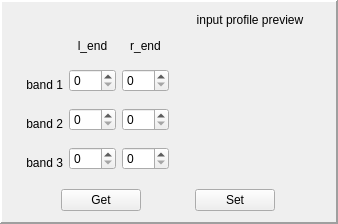
       <widget class="QFrame" name="pin_settings">
        <property name="sizePolicy">
         <sizepolicy hsizetype="Preferred" vsizetype="Preferred">
          <horstretch>0</horstretch>
          <verstretch>0</verstretch>
         </sizepolicy>
        </property>
        <property name="frameShape">
         <enum>QFrame::Panel</enum>
        </property>
        <property name="frameShadow">
         <enum>QFrame::Raised</enum>
        </property>
        <property name="lineWidth">
         <number>2</number>
        </property>
        <layout class="QVBoxLayout" name="verticalLayout_2">
         <item>
          <layout class="QHBoxLayout" name="pin_params">
           <item>
            <layout class="QGridLayout" name="pin_param">
             <item row="2" column="1">
              <widget class="QSpinBox" name="sb_2l">
               <property name="sizePolicy">
                <sizepolicy hsizetype="Fixed" vsizetype="Fixed">
                 <horstretch>0</horstretch>
                 <verstretch>0</verstretch>
                </sizepolicy>
               </property>
               <property name="maximum">
                <number>200</number>
               </property>
               <property name="singleStep">
                <number>5</number>
               </property>
              </widget>
             </item>
             <item row="1" column="0">
              <widget class="QLabel" name="lband_1">
               <property name="sizePolicy">
                <sizepolicy hsizetype="Fixed" vsizetype="Minimum">
                 <horstretch>0</horstretch>
                 <verstretch>0</verstretch>
                </sizepolicy>
               </property>
               <property name="maximumSize">
                <size>
                 <width>200</width>
                 <height>30</height>
                </size>
               </property>
               <property name="text">
                <string>band 1</string>
               </property>
               <property name="alignment">
                <set>Qt::AlignBottom|Qt::AlignRight|Qt::AlignTrailing</set>
               </property>
              </widget>
             </item>
             <item row="0" column="0">
              <spacer name="horizontalSpacer_3">
               <property name="maximumSize">
                <size>
                 <width>50</width>
                 <height>15</height>
                </size>
               </property>
               <property name="orientation">
                <enum>Qt::Horizontal</enum>
               </property>
               <property name="sizeType">
                <enum>QSizePolicy::Fixed</enum>
               </property>
               <property name="sizeHint" stdset="0">
                <size>
                 <width>40</width>
                 <height>10</height>
                </size>
               </property>
              </spacer>
             </item>
             <item row="3" column="0">
              <widget class="QLabel" name="lband_3">
               <property name="sizePolicy">
                <sizepolicy hsizetype="Fixed" vsizetype="Minimum">
                 <horstretch>0</horstretch>
                 <verstretch>0</verstretch>
                </sizepolicy>
               </property>
               <property name="maximumSize">
                <size>
                 <width>200</width>
                 <height>30</height>
                </size>
               </property>
               <property name="text">
                <string>band 3</string>
               </property>
               <property name="alignment">
                <set>Qt::AlignBottom|Qt::AlignRight|Qt::AlignTrailing</set>
               </property>
              </widget>
             </item>
             <item row="1" column="1">
              <widget class="QSpinBox" name="sb_1l">
               <property name="sizePolicy">
                <sizepolicy hsizetype="Fixed" vsizetype="Fixed">
                 <horstretch>0</horstretch>
                 <verstretch>0</verstretch>
                </sizepolicy>
               </property>
               <property name="maximum">
                <number>200</number>
               </property>
               <property name="singleStep">
                <number>5</number>
               </property>
              </widget>
             </item>
             <item row="2" column="2">
              <widget class="QSpinBox" name="sb_2r">
               <property name="sizePolicy">
                <sizepolicy hsizetype="Fixed" vsizetype="Fixed">
                 <horstretch>0</horstretch>
                 <verstretch>0</verstretch>
                </sizepolicy>
               </property>
               <property name="maximum">
                <number>200</number>
               </property>
               <property name="singleStep">
                <number>5</number>
               </property>
              </widget>
             </item>
             <item row="1" column="2">
              <widget class="QSpinBox" name="sb_1r">
               <property name="sizePolicy">
                <sizepolicy hsizetype="Fixed" vsizetype="Fixed">
                 <horstretch>0</horstretch>
                 <verstretch>0</verstretch>
                </sizepolicy>
               </property>
               <property name="maximum">
                <number>200</number>
               </property>
               <property name="singleStep">
                <number>5</number>
               </property>
              </widget>
             </item>
             <item row="2" column="0">
              <widget class="QLabel" name="lband_2">
               <property name="sizePolicy">
                <sizepolicy hsizetype="Fixed" vsizetype="Minimum">
                 <horstretch>0</horstretch>
                 <verstretch>0</verstretch>
                </sizepolicy>
               </property>
               <property name="maximumSize">
                <size>
                 <width>200</width>
                 <height>30</height>
                </size>
               </property>
               <property name="text">
                <string>band 2</string>
               </property>
               <property name="alignment">
                <set>Qt::AlignBottom|Qt::AlignRight|Qt::AlignTrailing</set>
               </property>
              </widget>
             </item>
             <item row="0" column="2">
              <widget class="QLabel" name="lr_end">
               <property name="sizePolicy">
                <sizepolicy hsizetype="Fixed" vsizetype="Preferred">
                 <horstretch>0</horstretch>
                 <verstretch>0</verstretch>
                </sizepolicy>
               </property>
               <property name="maximumSize">
                <size>
                 <width>200</width>
                 <height>30</height>
                </size>
               </property>
               <property name="text">
                <string>r_end</string>
               </property>
               <property name="alignment">
                <set>Qt::AlignBottom|Qt::AlignHCenter</set>
               </property>
              </widget>
             </item>
             <item row="0" column="1">
              <widget class="QLabel" name="ll_end">
               <property name="sizePolicy">
                <sizepolicy hsizetype="Fixed" vsizetype="Preferred">
                 <horstretch>0</horstretch>
                 <verstretch>0</verstretch>
                </sizepolicy>
               </property>
               <property name="maximumSize">
                <size>
                 <width>200</width>
                 <height>30</height>
                </size>
               </property>
               <property name="text">
                <string>l_end</string>
               </property>
               <property name="alignment">
                <set>Qt::AlignBottom|Qt::AlignHCenter</set>
               </property>
              </widget>
             </item>
             <item row="3" column="1">
              <widget class="QSpinBox" name="sb_3l">
               <property name="sizePolicy">
                <sizepolicy hsizetype="Fixed" vsizetype="Fixed">
                 <horstretch>0</horstretch>
                 <verstretch>0</verstretch>
                </sizepolicy>
               </property>
               <property name="maximum">
                <number>200</number>
               </property>
               <property name="singleStep">
                <number>5</number>
               </property>
              </widget>
             </item>
             <item row="3" column="2">
              <widget class="QSpinBox" name="sb_3r">
               <property name="sizePolicy">
                <sizepolicy hsizetype="Fixed" vsizetype="Fixed">
                 <horstretch>0</horstretch>
                 <verstretch>0</verstretch>
                </sizepolicy>
               </property>
               <property name="maximum">
                <number>200</number>
               </property>
               <property name="singleStep">
                <number>5</number>
               </property>
              </widget>
             </item>
            </layout>
           </item>
           <item>
            <layout class="QVBoxLayout" name="pin_previews">
             <item>
              <widget class="QLabel" name="lpin_preview">
               <property name="maximumSize">
                <size>
                 <width>300</width>
                 <height>20</height>
                </size>
               </property>
               <property name="text">
                <string>input profile preview</string>
               </property>
               <property name="alignment">
                <set>Qt::AlignCenter</set>
               </property>
              </widget>
             </item>
             <item>
              <widget class="PDCanvas" name="pin_preview" native="true">
               <property name="sizePolicy">
                <sizepolicy hsizetype="Expanding" vsizetype="Minimum">
                 <horstretch>0</horstretch>
                 <verstretch>0</verstretch>
                </sizepolicy>
               </property>
               <property name="minimumSize">
                <size>
                 <width>150</width>
                 <height>150</height>
                </size>
               </property>
               <property name="maximumSize">
                <size>
                 <width>300</width>
                 <height>300</height>
                </size>
               </property>
              </widget>
             </item>
            </layout>
           </item>
          </layout>
         </item>
         <item>
          <layout class="QHBoxLayout" name="pinselects">
           <item>
            <widget class="QPushButton" name="pb_pinget">
             <property name="sizePolicy">
              <sizepolicy hsizetype="Fixed" vsizetype="Fixed">
               <horstretch>0</horstretch>
               <verstretch>0</verstretch>
              </sizepolicy>
             </property>
             <property name="text">
              <string>Get</string>
             </property>
            </widget>
           </item>
           <item>
            <widget class="QPushButton" name="pb_pinset">
             <property name="sizePolicy">
              <sizepolicy hsizetype="Fixed" vsizetype="Fixed">
               <horstretch>0</horstretch>
               <verstretch>0</verstretch>
              </sizepolicy>
             </property>
             <property name="text">
              <string>Set</string>
             </property>
            </widget>
           </item>
          </layout>
         </item>
        </layout>
       </widget>
